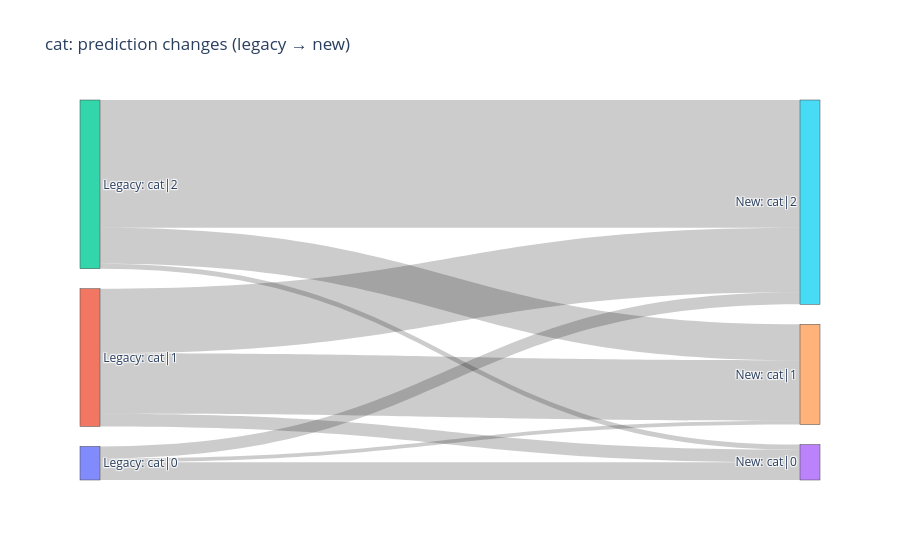

The cell this chart's notebook holds for it:
### Code cell
# Sankey diagram: flow of items from each legacy class to each new class.
flows = (
    cats.groupby(["cat_legacy", "cat_new"])
    .size()
    .reset_index(name="count")
)

total = flows["count"].sum()
legacy_totals = flows.groupby("cat_legacy")["count"].sum()
flows["pct_total"] = 100 * flows["count"] / total
flows["pct_legacy"] = flows.apply(
    lambda r: 100 * r["count"] / legacy_totals[r["cat_legacy"]], axis=1
)

classes = sorted(set(cats["cat_legacy"].dropna()) | set(cats["cat_new"].dropna()))

# Separate node sets for the two sides so matching labels appear on both.
labels = [f"Legacy: {c}" for c in classes] + [f"New: {c}" for c in classes]
legacy_nodes = {c: i for i, c in enumerate(classes)}
new_nodes = {c: i + len(classes) for i, c in enumerate(classes)}

fig = go.Figure(go.Sankey(
    node=dict(label=labels, pad=20, thickness=20),
    link=dict(
        source=[legacy_nodes[c] for c in flows["cat_legacy"]],
        target=[new_nodes[c] for c in flows["cat_new"]],
        value=flows["count"],
        customdata=flows[["pct_total", "pct_legacy"]].to_numpy(),
        hovertemplate=(
            "%{source.label} → %{target.label}<br>"
            "Count: %{value}<br>"
            "Of all records: %{customdata[0]:.1f}%<br>"
            "Of legacy class: %{customdata[1]:.1f}%"
            "<extra></extra>"
        ),
    ),
))
fig.update_layout(title_text="cat: prediction changes (legacy → new)", font_size=12)
fig.show()

### Figure 1 — Plotly figure (JSON) as saved in the notebook; plotly's stock layout.template omitted (floating-point values rounded to 4 significant figures)
{"data": [{"link": {"customdata": [[5.202, 52.62], [1.143, 11.56], [3.542, 35.82], [3.717, 9.18], [17.79, 43.95], [18.98, 46.87], [1.501, 3.024], [10.55, 21.26], [37.57, 75.71]], "hovertemplate": "%{source.label} → %{target.label}<br>Count: %{value}<br>Of all records: %{customdata[0]:.1f}%<br>Of legacy class: %{customdata[1]:.1f}%<extra></extra>", "source": [0, 0, 0, 1, 1, 1, 2, 2, 2], "target": [3, 4, 5, 3, 4, 5, 3, 4, 5], "value": [6930, 1523, 4718, 4951, 23702, 25280, 1999, 14056, 50055]}, "node": {"label": ["Legacy: cat|0", "Legacy: cat|1", "Legacy: cat|2", "New: cat|0", "New: cat|1", "New: cat|2"], "pad": 20, "thickness": 20}, "type": "sankey"}], "layout": {"font": {"size": 12}, "title": {"text": "cat: prediction changes (legacy → new)"}}}
